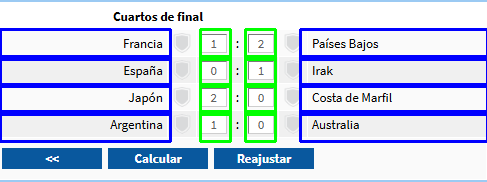
#> input picture prueba/cuartos/00_mapa_cortes_cuartos.png, 487 x 182 px
$ python -i 02_extractor_livefutbol.py   (imports and definitions only)
#> lines starting #> are read from the running program, lines starting #| are printed output that depends on the picture
import sys
import cv2
import easyocr
import json
import numpy as np
from pathlib import Path

# Conectar con la raíz del proyecto
ROOT_DIR = Path(__file__).resolve().parent.parent
sys.path.append(str(ROOT_DIR))

# [1 line not run here, left out]
# [1 line that did not run here, left out]
# [1 line that did not run here, left out]

FASES_ORDENADAS = ["dieciseisavos", "octavos", "cuartos", "semifinales", "finales"]

# [84 lines left out: functions leer_numero_aislado, leer_texto_aislado, not called in this run]

def extraer_partidos_de_imagen(ruta_imagen):
    img_original = cv2.imread(str(ruta_imagen))
#> img_original is the input picture: shape (182, 487, 3); mean B, G, R 231, 206.8, 193.1
    if img_original is None: return []

    img_recortada = img_original[:, 173:]
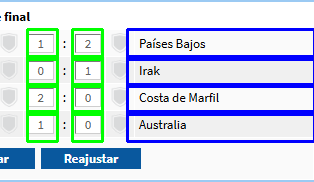
#> img_recortada: shape (182, 314, 3); mean B, G, R 229.1, 215.8, 199.5
    ancho = img_recortada.shape[1]
#> ancho = 314

#> (the run stopped early here; a loop or call above may not have finished)
